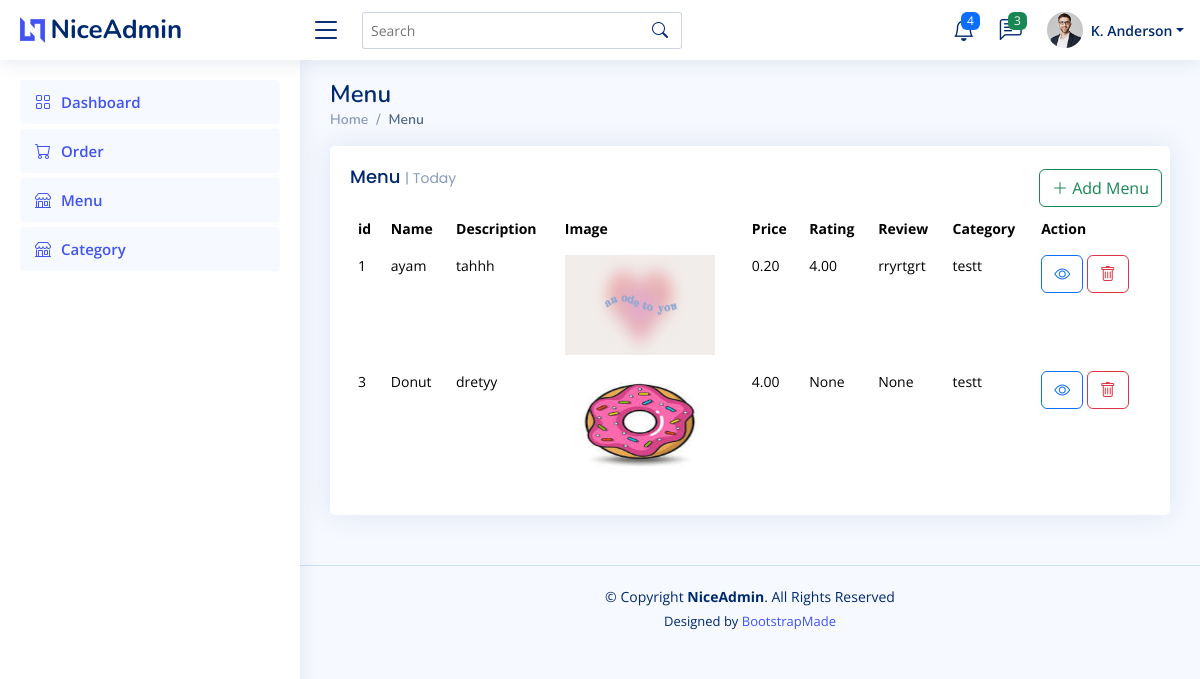
/menu/, run on an earlier commit of the app's database.
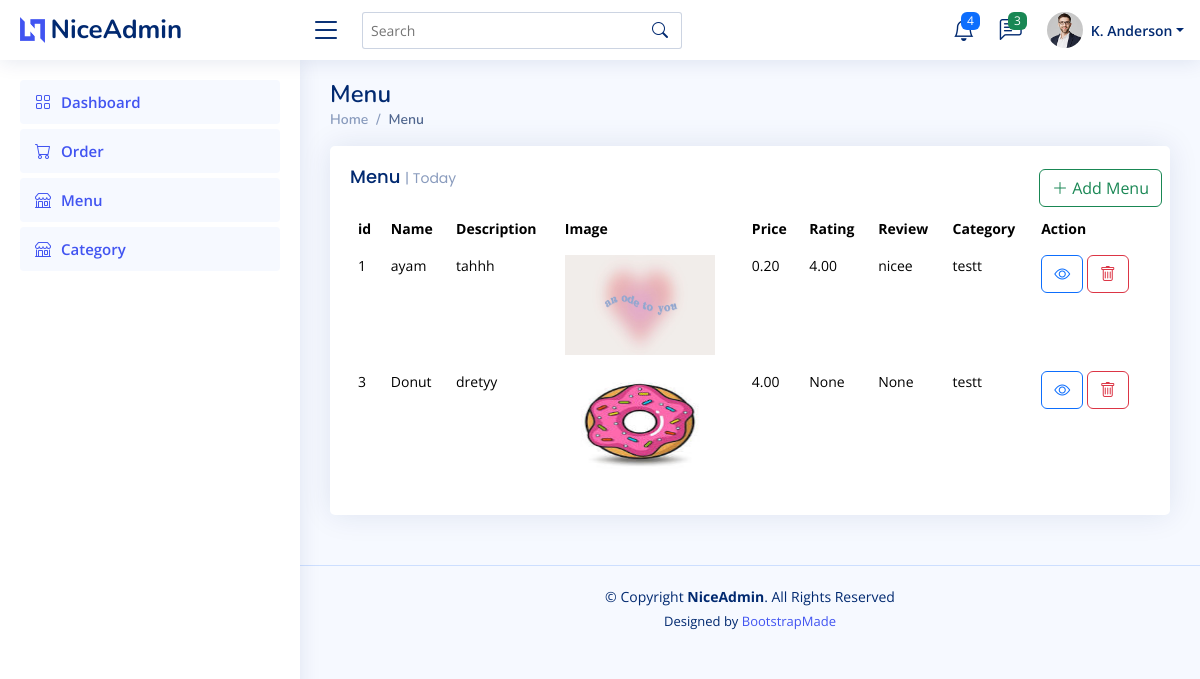
And on a later commit of the database.
### pages/models.py (models this page shows, shortened)
class Menu(models.Model):
    name = models.CharField(max_length=150)
    description = models.TextField()
    image = models.ImageField(upload_to='menu_images')
    price = models.DecimalField(max_digits=10,decimal_places=2)
    rating = models.DecimalField(max_digits=3,decimal_places=2,default= None, null=True)
    review = models.TextField(default= None, null=True)
    category = models.ForeignKey(Category, on_delete=models.CASCADE)

class Category(models.Model):
    name = models.CharField(max_length=150)
    description = models.TextField()
    image = models.ImageField(upload_to='category_images')

### pages/views.py (the view)
# urls.py: path('menu/',views.menu),
def menu(request):
    allMenu=Menu.objects.all()
    categories=Category.objects.all()
    return render(request,'menu.html',{'allMenu':allMenu, 'categories':categories})

### templates/menu.html (shortened to what this page needs)
{% load static %}
{% include 'header.html' %}
<main id="main" class="main">
    <div class="pagetitle">
      <h1>Menu</h1>
      <nav>
        <ol class="breadcrumb">
          <li class="breadcrumb-item"><a href="/">Home</a></li>
          <li class="breadcrumb-item active">Menu</li>
        </ol>
      </nav>
    </div>
    <section class="section dashboard">
      <div class="row">
        <div class="col-lg-12">
          <div class="row">
            <div class="col-12">
              <div class="card recent-sales overflow-auto">
                <div class="filter p-2">
                  <td>
                    <button type="button" class="btn btn-outline-success" data-bs-toggle="modal" data-bs-target="#addMenu">
                      <i class="bi bi-plus-lg"></i> Add Menu
                    </button>
                  </td>
                </div>
                <div class="card-body">
                  <h5 class="card-title">Menu <span>| Today</span></h5>
                  <table class="table table-borderless datatable">
                    <thead>
                      <tr>
                        <th scope="col">id</th>
                        <th scope="col">Name</th>
                        <th scope="col">Description</th>
                        <th scope="col">Image</th>
                        <th scope="col">Price</th>
                        <th scope="col">Rating</th>
                        <th scope="col">Review</th>
                        <th scope="col">Category</th>
                        <th scope="col">Action</th>
                      </tr>
                    </thead>
                    <tbody>
                      {% for menu in allMenu %}
                      <tr>
                        <td>{{menu.id}}</td>
                        <td>{{menu.name}}</td>
                        <td>{{menu.description}}</td>
                        <td><img style="height:100px; width: 150px;" class="img-fluid img-responsive" src="{{menu.image.url}}"></td>
                        <td>{{menu.price}}</td>
                        <td>{{menu.rating}}</td>
                        <td>{{menu.review}}</td>
                        <td>{{menu.category.name}}</td>
                        <td> <a class="btn btn-outline-primary" href="view-menu/{{menu.id}}"><i class="bi bi-eye"></i></a>
                          <button type="button" class="btn btn-outline-danger" data-bs-toggle="modal" data-bs-target="#menu-{{menu.id}}">
                            <i class="bi bi-trash"></i>
                          </button>
                          </td>
                      </tr>
                      {% endfor %}
                    </tbody>
                  </table>
                </div>
              </div>
            </div>
      </div>
    </section>
  </main>
{% include 'footer.html' %}

What changed in the data, as far as the page shows it:
changed Menu "ayam": review "rryrtgrt" → "nicee"
